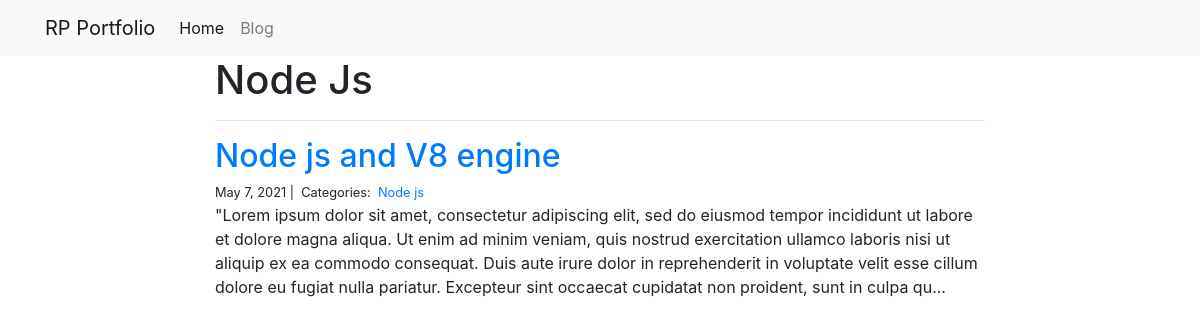
Screenshot of /blog/Node js/ with the database file from the repository.
### blog/models.py (models this page shows)
class Category(models.Model):
    name = models.CharField(max_length=20)

class Post(models.Model):
    title = models.CharField(max_length=255)
    body = models.TextField()
    created_on = models.DateTimeField(auto_now_add=True)
    last_modified = models.DateTimeField(auto_now=True)
    categories = models.ManyToManyField('Category', related_name='posts')

### blog/views.py (the view)
# urls.py: path("<category>/", views.blog_category, name="blog_category"),
def blog_category(request, category):
    posts = Post.objects.filter(
        categories__name__contains=category
    ).order_by(
        '-created_on'
    )
    context = {
        "category": category,
        "posts": posts
    }
    return render(request, "blog_category.html", context)

### blog/templates/blog_category.html
{% extends "base.html" %}
{% block page_content %}
<div class="col-md-8 offset-md-2">
    <h1>{{ category | title }}</h1>
    <hr>
    {% for post in posts %}
        <h2><a href="{% url 'blog_detail' post.pk%}">{{ post.title }}</a></h2>
        <small>
            {{ post.created_on.date }} |&nbsp;
            Categories:&nbsp;
            {% for category in post.categories.all %}
            <a href="{% url 'blog_category' category.name %}">
                {{ category.name }}
            </a>&nbsp;
            {% endfor %}
        </small>
        <p>{{ post.body | slice:":400" }}...</p>
    {% endfor %}
</div>
{% endblock %}

### rows the page displays
Category: name "Node Js", name "Node js"
Post: title "Node js and V8 engine", created_on "May 7, 2021", body "\"Lorem ipsum dolor sit amet, consectetur adipiscing elit, sed do eiusmod tempor incididunt ut labore et dolore magna aliqua. Ut enim ad minim veniam, quis nostrud exercitation ullamco laboris nisi ut aliquip ex ea commodo consequat. Duis aute irure dolor in reprehenderit in voluptate velit esse cillum dolore eu fugiat nulla pariatur. Excepteur sint occaecat cupidatat non proident, sunt in culpa qu"
